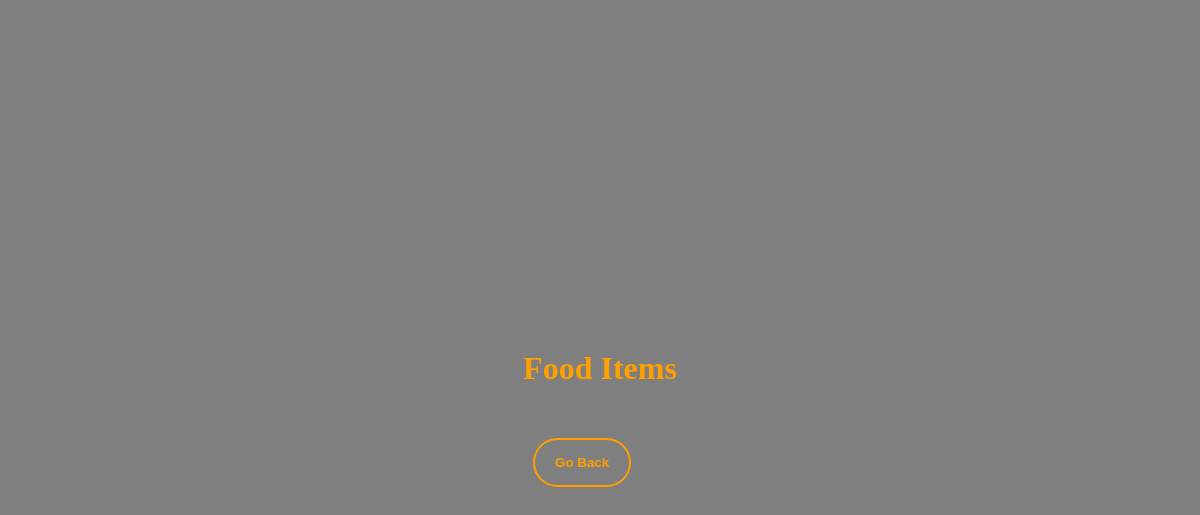
Page /displayFoodItems/ on the earlier database version.
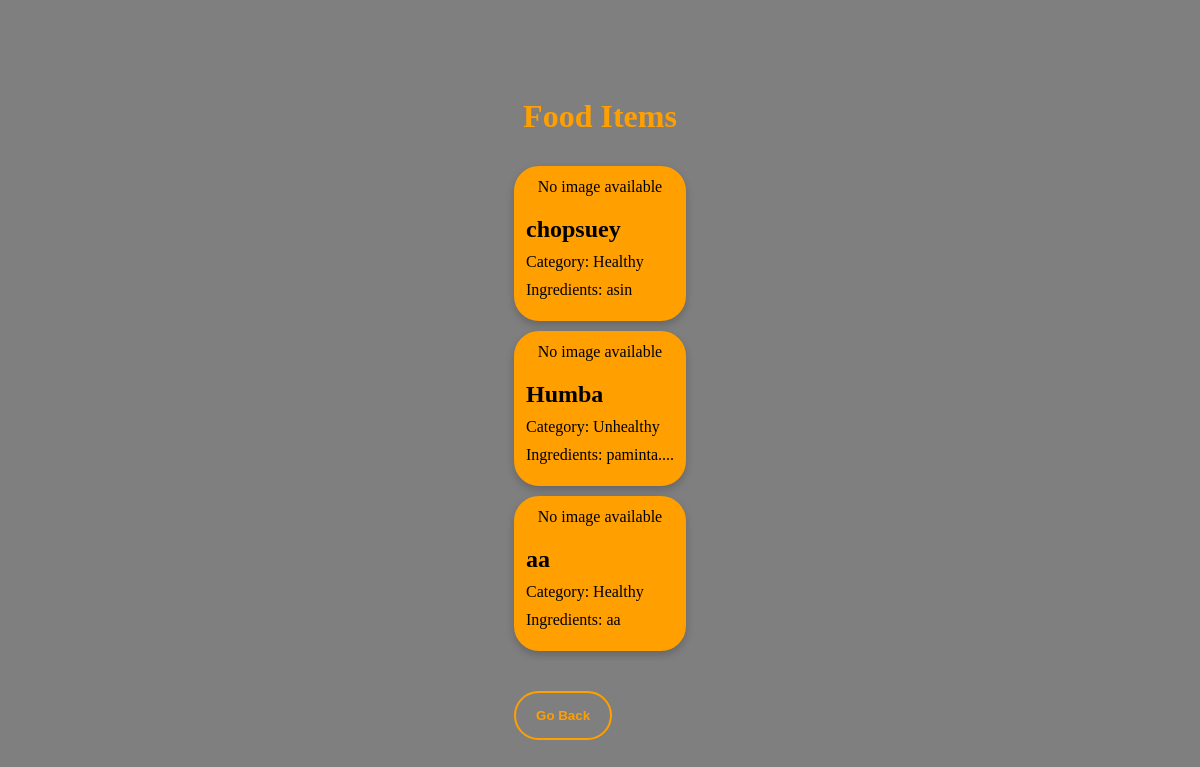
Same page on the later database version.
### members/models.py (models this page shows, shortened)
class FoodItem(models.Model):
    name = models.CharField(max_length=255)
    ingredients = models.TextField()
    category = models.CharField(max_length=255, default="Uncategorized")  # Add a default value
    image = models.ImageField(upload_to='img/', default='', blank=False, null=False)

### members/views.py (the view)
# urls.py: path('displayFoodItems/', views.display_food_items, name='display_food_items'),
def display_food_items(request):
    food_items = FoodItem.objects.all()  # Change this query to match your model
    return render(request, 'DisplayFoodItems.html', {'food_items': food_items})

### members/templates/DisplayFoodItems.html (shortened to what this page needs)
{% load static %}
<!DOCTYPE html>
<html lang="en">
<head>
    <link rel="stylesheet" type="text/css" href="{% static 'foodItemCards.css' %}">
</head>
<body>
    <div class="content">
        <h1>Food Items</h1>
        <div class="card-container">
            {% for item in food_items %}
                <div class="card">
                    <div class="card-image">
                        {% if item.image %}
                            <img src="{{ item.image.url }}" alt="{{ item.name }}">
                        {% else %}
                            <p>No image available</p>
                        {% endif %}
                    </div>
                    <div class="card-details">
                        <h2>{{ item.name }}</h2>
                        <p>Category: {{ item.category }}</p>
                        <p>Ingredients: {{ item.ingredients }}</p>
                    </div>
                </div>
            {% endfor %}
        </div>
        <div class="buttons">
            <a href="{% url 'FoodPage' %}"><button class="food-button">Go Back</button></a>
        </div>
    </div>
</body>
</html>

Differences in the rows shown:
added FoodItem: image "No image available", name "chopsuey", category "Healthy", ingredients "asin"
added FoodItem: image "No image available", name "Humba", category "Unhealthy", ingredients "paminta...."
added FoodItem: image "No image available", name "aa", category "Healthy", ingredients "aa"
